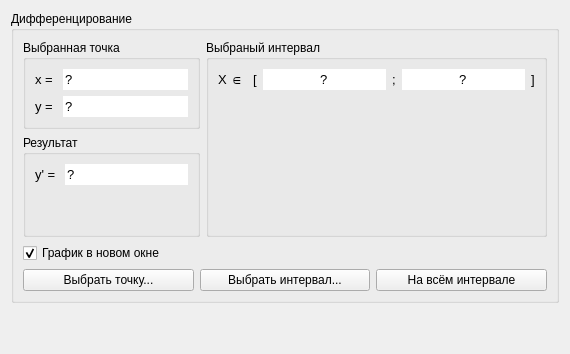
            <widget class="QWidget" name="tab_2">
             <attribute name="title">
              <string>Производная</string>
             </attribute>
             <layout class="QGridLayout" name="gridLayout_18">
              <item row="0" column="0">
               <widget class="QGroupBox" name="groupBox_7">
                <property name="title">
                 <string>Дифференцирование</string>
                </property>
                <layout class="QGridLayout" name="gridLayout_13">
                 <item row="0" column="0">
                  <layout class="QVBoxLayout" name="verticalLayout_8">
                   <item>
                    <widget class="QGroupBox" name="groupBox_8">
                     <property name="title">
                      <string>Выбранная точка</string>
                     </property>
                     <layout class="QGridLayout" name="gridLayout_10">
                      <item row="1" column="0">
                       <layout class="QHBoxLayout" name="horizontalLayout_24">
                        <item>
                         <widget class="QLabel" name="label_20">
                          <property name="font">
                           <font>
                            <pointsize>10</pointsize>
                           </font>
                          </property>
                          <property name="text">
                           <string>y = </string>
                          </property>
                         </widget>
                        </item>
                        <item>
                         <widget class="QLineEdit" name="yDiff">
                          <property name="sizePolicy">
                           <sizepolicy hsizetype="Expanding" vsizetype="Fixed">
                            <horstretch>0</horstretch>
                            <verstretch>0</verstretch>
                           </sizepolicy>
                          </property>
                          <property name="font">
                           <font>
                            <pointsize>10</pointsize>
                           </font>
                          </property>
                          <property name="text">
                           <string>?</string>
                          </property>
                          <property name="frame">
                           <bool>false</bool>
                          </property>
                          <property name="readOnly">
                           <bool>true</bool>
                          </property>
                         </widget>
                        </item>
                       </layout>
                      </item>
                      <item row="0" column="0">
                       <layout class="QHBoxLayout" name="horizontalLayout_22">
                        <item>
                         <widget class="QLabel" name="label_19">
                          <property name="font">
                           <font>
                            <pointsize>10</pointsize>
                           </font>
                          </property>
                          <property name="text">
                           <string>x = </string>
                          </property>
                         </widget>
                        </item>
                        <item>
                         <widget class="QLineEdit" name="xDiff">
                          <property name="sizePolicy">
                           <sizepolicy hsizetype="Expanding" vsizetype="Fixed">
                            <horstretch>0</horstretch>
                            <verstretch>0</verstretch>
                           </sizepolicy>
                          </property>
                          <property name="font">
                           <font>
                            <pointsize>10</pointsize>
                           </font>
                          </property>
                          <property name="text">
                           <string>?</string>
                          </property>
                          <property name="frame">
                           <bool>false</bool>
                          </property>
                          <property name="readOnly">
                           <bool>true</bool>
                          </property>
                         </widget>
                        </item>
                       </layout>
                      </item>
                     </layout>
                    </widget>
                   </item>
                   <item>
                    <widget class="QGroupBox" name="groupBox_9">
                     <property name="title">
                      <string>Результат</string>
                     </property>
                     <layout class="QGridLayout" name="gridLayout_11">
                      <item row="0" column="0">
                       <layout class="QHBoxLayout" name="horizontalLayout_26">
                        <item>
                         <widget class="QLabel" name="label_21">
                          <property name="font">
                           <font>
                            <pointsize>10</pointsize>
                           </font>
                          </property>
                          <property name="text">
                           <string>y' = </string>
                          </property>
                         </widget>
                        </item>
                        <item>
                         <widget class="QLineEdit" name="diffResult">
                          <property name="sizePolicy">
                           <sizepolicy hsizetype="Expanding" vsizetype="Fixed">
                            <horstretch>0</horstretch>
                            <verstretch>0</verstretch>
                           </sizepolicy>
                          </property>
                          <property name="font">
                           <font>
                            <pointsize>10</pointsize>
                           </font>
                          </property>
                          <property name="text">
                           <string>?</string>
                          </property>
                          <property name="frame">
                           <bool>false</bool>
                          </property>
                          <property name="readOnly">
                           <bool>true</bool>
                          </property>
                         </widget>
                        </item>
                       </layout>
                      </item>
                      <item row="1" column="0">
                       <spacer name="verticalSpacer_9">
                        <property name="orientation">
                         <enum>Qt::Vertical</enum>
                        </property>
                        <property name="sizeHint" stdset="0">
                         <size>
                          <width>20</width>
                          <height>40</height>
                         </size>
                        </property>
                       </spacer>
                      </item>
                     </layout>
                    </widget>
                   </item>
                  </layout>
                 </item>
                 <item row="2" column="0" colspan="2">
                  <layout class="QHBoxLayout" name="horizontalLayout_25">
                   <item>
                    <widget class="QPushButton" name="diffPointSelect">
                     <property name="text">
                      <string>Выбрать точку...</string>
                     </property>
                    </widget>
                   </item>
                   <item>
                    <widget class="QPushButton" name="diffSelectTwoPoints">
                     <property name="text">
                      <string>Выбрать интервал...</string>
                     </property>
                    </widget>
                   </item>
                   <item>
                    <widget class="QPushButton" name="diffSelectAll">
                     <property name="text">
                      <string>На всём интервале</string>
                     </property>
                    </widget>
                   </item>
                  </layout>
                 </item>
                 <item row="0" column="1">
                  <widget class="QGroupBox" name="groupBox_10">
                   <property name="title">
                    <string>Выбраный интервал</string>
                   </property>
                   <layout class="QGridLayout" name="gridLayout_12">
                    <item row="0" column="0">
                     <layout class="QHBoxLayout" name="horizontalLayout_27">
                      <item>
                       <widget class="QLabel" name="label_53">
                        <property name="font">
                         <font>
                          <pointsize>10</pointsize>
                         </font>
                        </property>
                        <property name="text">
                         <string>X ∈ </string>
                        </property>
                       </widget>
                      </item>
                      <item>
                       <widget class="QLabel" name="label_24">
                        <property name="font">
                         <font>
                          <pointsize>10</pointsize>
                         </font>
                        </property>
                        <property name="text">
                         <string>[</string>
                        </property>
                       </widget>
                      </item>
                      <item>
                       <widget class="QLineEdit" name="xDiffBegin">
                        <property name="font">
                         <font>
                          <pointsize>10</pointsize>
                         </font>
                        </property>
                        <property name="text">
                         <string>?</string>
                        </property>
                        <property name="frame">
                         <bool>false</bool>
                        </property>
                        <property name="alignment">
                         <set>Qt::AlignCenter</set>
                        </property>
                        <property name="readOnly">
                         <bool>true</bool>
                        </property>
                       </widget>
                      </item>
                      <item>
                       <widget class="QLabel" name="label_26">
                        <property name="font">
                         <font>
                          <pointsize>10</pointsize>
                         </font>
                        </property>
                        <property name="text">
                         <string>;</string>
                        </property>
                       </widget>
                      </item>
                      <item>
                       <widget class="QLineEdit" name="xDiffEnd">
                        <property name="font">
                         <font>
                          <pointsize>10</pointsize>
                         </font>
                        </property>
                        <property name="text">
                         <string>?</string>
                        </property>
                        <property name="frame">
                         <bool>false</bool>
                        </property>
                        <property name="alignment">
                         <set>Qt::AlignCenter</set>
                        </property>
                        <property name="readOnly">
                         <bool>true</bool>
                        </property>
                       </widget>
                      </item>
                      <item>
                       <widget class="QLabel" name="label_25">
                        <property name="font">
                         <font>
                          <pointsize>10</pointsize>
                         </font>
                        </property>
                        <property name="text">
                         <string>]</string>
                        </property>
                       </widget>
                      </item>
                     </layout>
                    </item>
                    <item row="1" column="0">
                     <spacer name="verticalSpacer_4">
                      <property name="orientation">
                       <enum>Qt::Vertical</enum>
                      </property>
                      <property name="sizeHint" stdset="0">
                       <size>
                        <width>20</width>
                        <height>40</height>
                       </size>
                      </property>
                     </spacer>
                    </item>
                   </layout>
                  </widget>
                 </item>
                 <item row="1" column="0">
                  <widget class="QCheckBox" name="diffNewWindow">
                   <property name="text">
                    <string>График в новом окне</string>
                   </property>
                   <property name="checked">
                    <bool>true</bool>
                   </property>
                  </widget>
                 </item>
                </layout>
               </widget>
              </item>
              <item row="1" column="0">
               <spacer name="verticalSpacer_10">
                <property name="orientation">
                 <enum>Qt::Vertical</enum>
                </property>
                <property name="sizeHint" stdset="0">
                 <size>
                  <width>20</width>
                  <height>40</height>
                 </size>
                </property>
               </spacer>
              </item>
             </layout>
            </widget>
